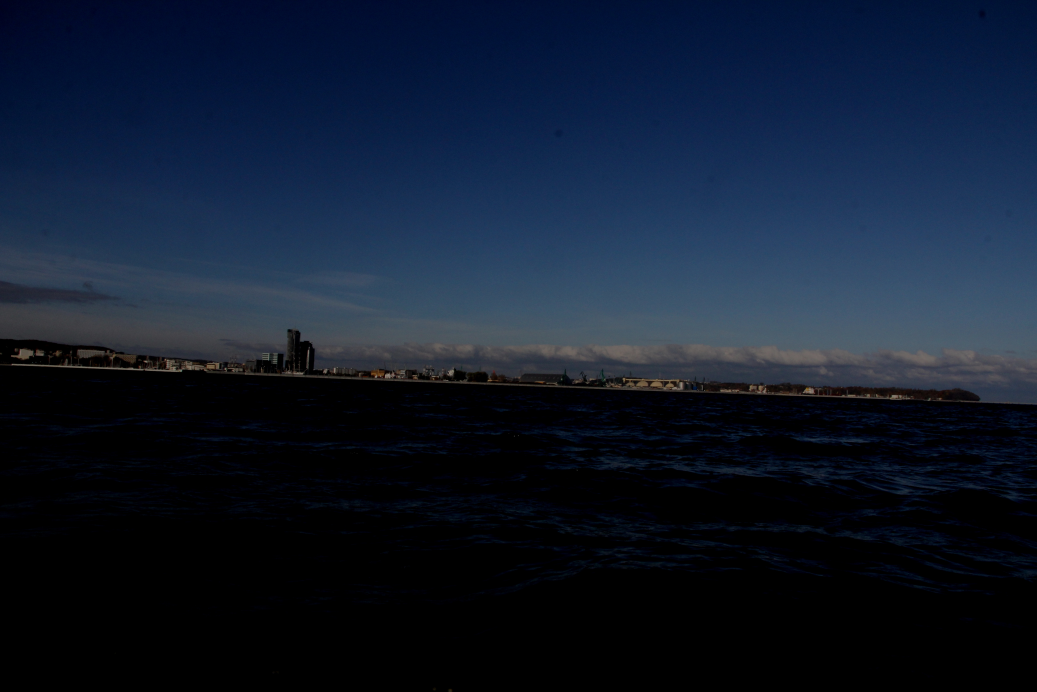
//> input picture Task6/Gdynia2.JPG, 5184 x 3456 px, given in place of Gdynia.jpg, which was not available (shown at 1/5 size)
$ ./main   (built with g++ and OpenCV 4)
//> lines starting //> are read from the running program, lines starting //| are printed output that depends on the picture; pictures that were not available may be replaced by others from this repository, and a replacement may not be noted
#include <iostream>
#include <opencv2/core/core.hpp>
#include <opencv2/highgui/highgui.hpp>
#include <opencv2/imgproc/imgproc.hpp>

using namespace std;

// [145 lines left out: functions przykladPierwszy, przykladDrugi, not called in this run]

void przykladTrzeci(cv::Mat imageIn1)
{
    cv::Mat imageIn2 =
    cv::imread("C:/QTProjects/Zadanie6//Gdynia1.jpg",cv::IMREAD_GRAYSCALE);
    cv::Mat imageIn3 =
    cv::imread("C:/QTProjects/Zadanie6/Gdynia2.jpg",cv::IMREAD_GRAYSCALE);
    cv::Mat imageIn4 =
    cv::imread("C:/QTProjects/Zadanie6/Gdynia3.jpg",cv::IMREAD_GRAYSCALE);

    //Obliczanie histogramu z wykorzystaniem funkcji calcHist()
    const int binNb = 128;
    std::vector<int> channels(1,0);
    std::vector<int> histSize(1,binNb);
    std::vector<float> ranges = {0.0, 256.0};
    std::vector<cv::Mat> images;
    images.push_back(imageIn1);
    cv::Mat histogram1;
    cv::calcHist(images,channels,cv::noArray(),histogram1,histSize,ranges);
    images.at(0) = imageIn2;
    cv::Mat histogram2;
    cv::calcHist(images,channels,cv::noArray(),histogram2,histSize,ranges);
    images.at(0) = imageIn3;
    cv::Mat histogram3;
    cv::calcHist(images,channels,cv::noArray(),histogram3,histSize,ranges);
    images.at(0) = imageIn4;
    cv::Mat histogram4;
    cv::calcHist(images,channels,cv::noArray(),histogram4,histSize,ranges);
    double distanceMin_1 = 0.0;
    double distanceMin_2 = 0.0;
    double distanceMin_3 = 0.0;
    for (int i = 0; i < histogram1.rows; i++)
    {
        distanceMin_1 += cv::min(histogram1.at<float>(i),histogram2.at<float>(i));
        distanceMin_2 += cv::min(histogram1.at<float>(i),histogram3.at<float>(i));
        distanceMin_3 += cv::min(histogram1.at<float>(i),histogram4.at<float>(i));
    }

    std::cout << "distanceMin_1 = " << distanceMin_1 << std::endl;
    std::cout << "distanceMin_2 = " << distanceMin_2 << std::endl;
    std::cout << "distanceMin_3 = " << distanceMin_3 << std::endl;
    double distanceCorrel_1 = cv::compareHist(histogram1,histogram2,CV_COMP_CORREL);
    std::cout << "distanceCorrel_1 = " << distanceCorrel_1 << std::endl;
    double distanceCorrel_2 = cv::compareHist(histogram1,histogram3,CV_COMP_CORREL);
    std::cout << "distanceCorrel_2 = " << distanceCorrel_2 << std::endl;
    double distanceCorrel_3 = cv::compareHist(histogram1,histogram4,CV_COMP_CORREL);
    std::cout << "distanceCorrel_3 = " << distanceCorrel_3 << std::endl;
}

int main()
{
    cv::Mat imageIn =cv::imread("C:/QTProjects/Zadanie6/Gdynia.jpg",cv::IMREAD_GRAYSCALE);
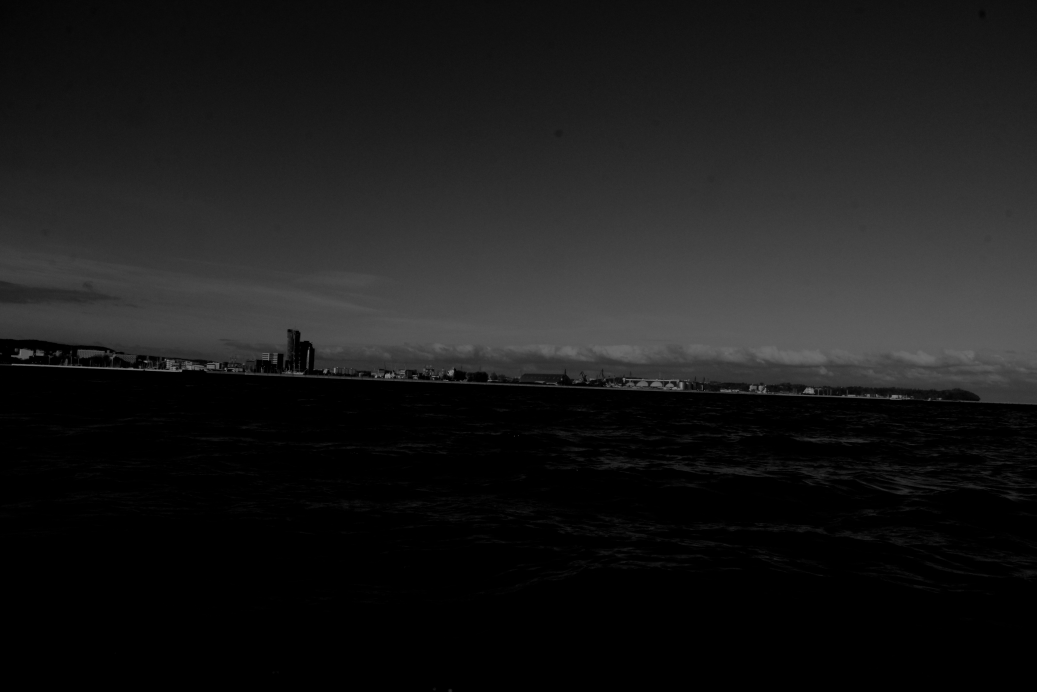
//> imageIn: 3456 rows x 5184 cols, CV_8UC1 (shown at 1/5 size); min 0, max 152, mean 25.7

    cv::Mat *wskIn = &imageIn;

    cv::namedWindow("ImageIn",CV_WINDOW_NORMAL);
    cv::imshow("ImageIn",imageIn);

    //przykladPierwszy(*wskIn);
    //przykladDrugi(*wskIn);
    przykladTrzeci(*wskIn);
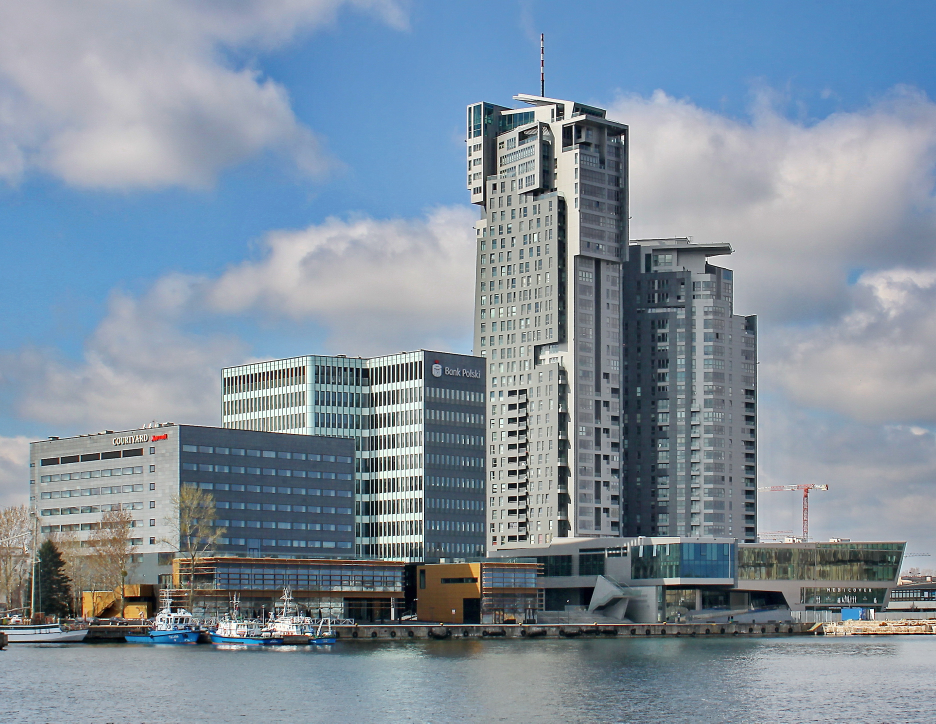
//> input picture Task6/Gdynia3.jpg, 2808 x 2170 px, given in place of Gdynia1.jpg, which was not available (shown at 1/3 size)
//> in przykladTrzeci, `cv::Mat imageIn2 = cv::imread("C:/QTProjects/Zadanie6//Gdynia1.jpg",cv..`:
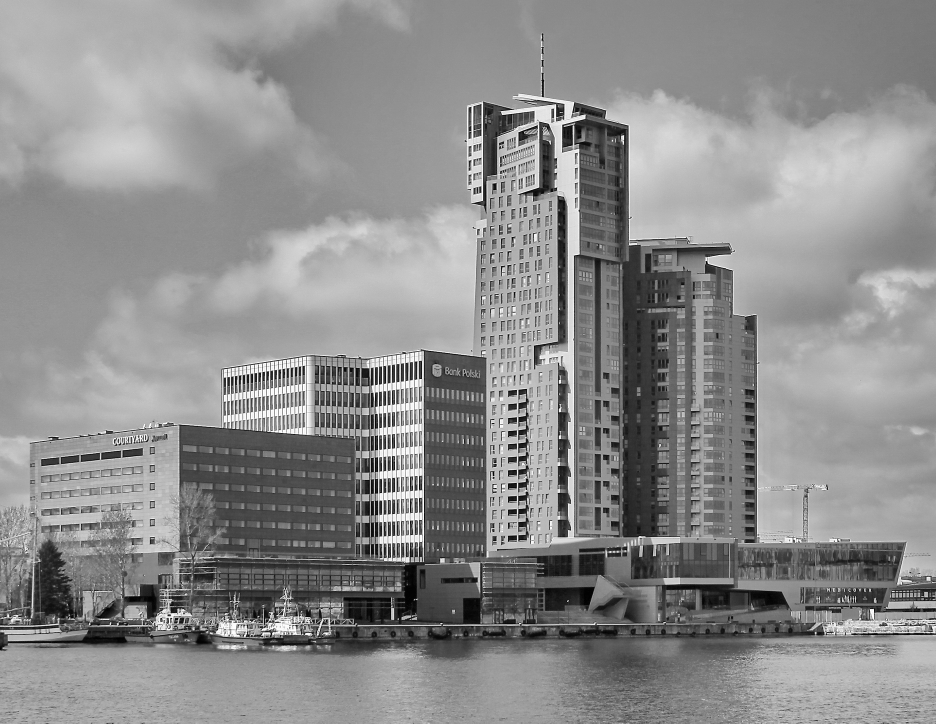
//> imageIn2: 2170 rows x 2808 cols, CV_8UC1 (shown at 1/3 size); min 0, max 255, mean 140.6
//> in przykladTrzeci, `cv::calcHist(images,channels,cv::noArray(),histogram1,histSize,ranges);`: histogram1 = 128 values, max 6903407 at index 0, min 0 at index 77, mean 139968
//> in przykladTrzeci, `cv::calcHist(images,channels,cv::noArray(),histogram2,histSize,ranges);`: histogram2 = 128 values, max 187916 at index 70, min 4279 at index 117, mean 47604.4
//> in przykladTrzeci, `cv::calcHist(images,channels,cv::noArray(),histogram3,histSize,ranges);`: histogram3 has the same summary as histogram1
//> in przykladTrzeci, `cv::calcHist(images,channels,cv::noArray(),histogram4,histSize,ranges);`: histogram4 has the same summary as histogram2
//> the loop in przykladTrzeci, `for (int i = 0; i < histogram1.rows; i++)` made 128 passes
//> (distanceMin_1, distanceMin_2, distanceMin_3) on passes 1 to 12: (10403, 6903407, 10403), (24319, 7243005, 24319), (36482, 7422278, 36482), (46645, 7580913, 46645), (55741, 7752853, 55741), (64108, 7976496, 64108), (72107, 8249844, 72107), (80014, 8638572, 80014), (88508, 9046390, 88508), (97307, 9423847, 97307), (106900, 9785466, 106900), (117514, 10222525, 117514)
//> after the loop in przykladTrzeci, `for (int i = 0; i < histogram1.rows; i++)`: distanceMin_1 = 1204033; distanceMin_2 = 17915904; distanceMin_3 = 1204033
//| distanceMin_1 = 1.20403e+06
//| distanceMin_2 = 1.79159e+07
//| distanceMin_3 = 1.20403e+06
//> in przykladTrzeci, `double distanceCorrel_1 = cv::compareHist(histogram1,histogram2,CV_COM..`: distanceCorrel_1 = -0.153
//| distanceCorrel_1 = -0.152642
//> in przykladTrzeci, `double distanceCorrel_2 = cv::compareHist(histogram1,histogram3,CV_COM..`: distanceCorrel_2 = 1
//| distanceCorrel_2 = 1
//> in przykladTrzeci, `double distanceCorrel_3 = cv::compareHist(histogram1,histogram4,CV_COM..`: distanceCorrel_3 = -0.153
//| distanceCorrel_3 = -0.152642

    cv::waitKey();
    return 0;
}
